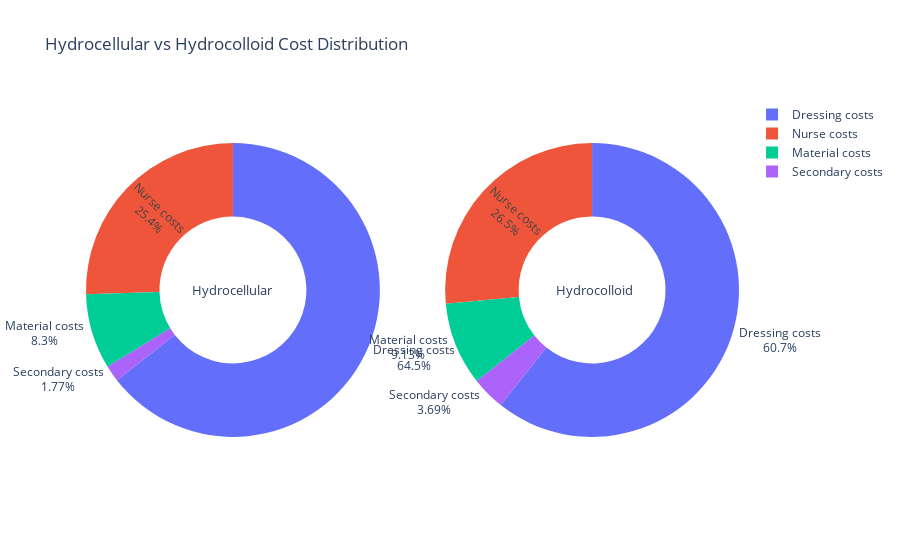

Here is the notebook cell this chart was saved with:
### Code cell
# Detailed Pie chart of the different costs for Hydrocellular and Hydrocolloid

labels=['Nurse costs','Dressing costs', 'Material costs', 'Secondary costs']                                                          

nc_ar = cost_df.loc[cost_df['Dressing type'] == 'Hydrocellular']['Nurse costs'].sum() 
dc_ar = cost_df.loc[cost_df['Dressing type'] == 'Hydrocellular']['Dressing costs'].sum() 
mc_ar = cost_df.loc[cost_df['Dressing type'] == 'Hydrocellular']['Material costs'].sum()
sc_ar = cost_df.loc[cost_df['Dressing type'] == 'Hydrocellular']['Secondary costs'].sum()

nc_id = cost_df.loc[cost_df['Dressing type'] == 'Hydrocolloid']['Nurse costs'].sum() 
dc_id = cost_df.loc[cost_df['Dressing type'] == 'Hydrocolloid']['Dressing costs'].sum() 
mc_id = cost_df.loc[cost_df['Dressing type'] == 'Hydrocolloid']['Material costs'].sum() 
sc_id = cost_df.loc[cost_df['Dressing type'] == 'Hydrocolloid']['Secondary costs'].sum() 


values_ar = [nc_ar, dc_ar, mc_ar, sc_ar]
values_id = [nc_id, dc_id, mc_id, sc_id]

fig = make_subplots(rows=1, cols=2, specs=[[{'type':'domain'}, {'type':'domain'}]])

fig.add_trace(go.Pie(labels=labels, values=values_ar, textinfo='label+percent',
                             insidetextorientation='radial'
                            , name= "Hydrocellular"), 1, 1)

fig.add_trace(go.Pie(labels=labels, values=values_id, textinfo='label+percent',
                             insidetextorientation='radial'
                            , name= "Hydrocolloid"), 1, 2)

fig.update_traces(hole=.5, hoverinfo="label+percent+name")


fig.update_layout(title_text="Hydrocellular vs Hydrocolloid Cost Distribution", annotations=[dict(text='Hydrocellular', x=0.16, y=0.5, font_size=13, showarrow=False),
                 dict(text='Hydrocolloid', x=0.84, y=0.5, font_size=13, showarrow=False)])

### Figure 1 — Plotly figure (JSON) as saved in the notebook; plotly's stock layout.template omitted (floating-point values rounded to 4 significant figures)
{"data": [{"domain": {"x": [0, 0.45], "y": [0, 1]}, "hole": 0.5, "hoverinfo": "label+percent+name", "insidetextorientation": "radial", "labels": ["Nurse costs", "Dressing costs", "Material costs", "Secondary costs"], "name": "Hydrocellular", "textinfo": "label+percent", "type": "pie", "values": [1967.0, 4985.0, 641.5, 136.5]}, {"domain": {"x": [0.55, 1], "y": [0, 1]}, "hole": 0.5, "hoverinfo": "label+percent+name", "insidetextorientation": "radial", "labels": ["Nurse costs", "Dressing costs", "Material costs", "Secondary costs"], "name": "Hydrocolloid", "textinfo": "label+percent", "type": "pie", "values": [2186.0, 5007.0, 753.5, 304.8]}], "layout": {"annotations": [{"font": {"size": 13}, "showarrow": false, "text": "Hydrocellular", "x": 0.16, "y": 0.5}, {"font": {"size": 13}, "showarrow": false, "text": "Hydrocolloid", "x": 0.84, "y": 0.5}], "autosize": true, "title": {"text": "Hydrocellular vs Hydrocolloid Cost Distribution"}}}
